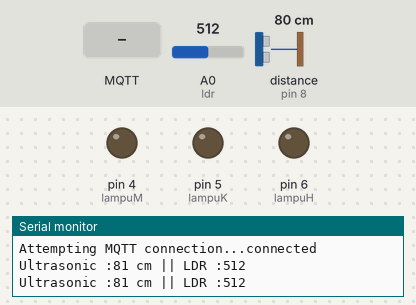
This sketch was run on a simulated Arduino Uno, built for the host (arithmetic inside an expression is 32-bit, double 64-bit). On the bench: output pins drawn as LEDs (lit = HIGH), the last lines printed to the serial monitor. The test bench sets the inputs (shaded band); at power-on: A0 (ldr) = 512, distance to the obstacle (sensor on pin 8) 80 cm. The echo pulse lasts 58.3 µs per cm; WiFi joins after 1.5 s; servers stay silent unless stated; no MQTT or app messages arrive unless stated.

Above: at 2.7 s.
2.8 s: MQTT message "1" arrives on the first subscribed topic
At 4.0 s:
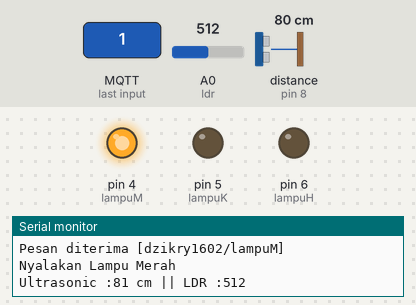
4.3 s: MQTT message "dzikry1602/lampuM" arrives on the first subscribed topic
At 5.4 s:
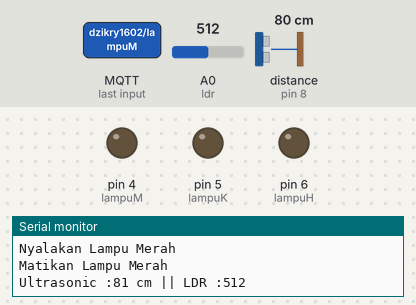
Timing chart, 0 to 7.3 s (numbered marks = the images above; inputs shaded):
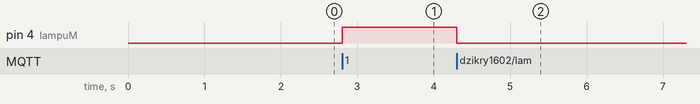

Measured:
- after the input at 2.8 s, pin 4 (lampuM): LOW → HIGH at once
- after the input at 4.3 s, pin 4 (lampuM): HIGH → LOW at once

The sketch:

WiFi_Mdolue_MQTT_Pub_dan_Sub.ino
```cpp
#include <WiFiEsp.h>
#include <WiFiEspClient.h>
#include <WiFiEspUdp.h>
#include "SoftwareSerial.h"
#include <PubSubClient.h>
#include <NewPing.h>

int lampuM  = 4;
int lampuK  = 5;
int lampuH  = 6;
int echo    = 7;
int trigger = 8;
int ldr     = A0;
int batas   = 400;

char ssid[] = "Hotspot"; // your network SSID (name)
char pass[] = "passwordhotspotnya1"; // your network password
int status = WL_IDLE_STATUS; // the Wifi radio's status
unsigned long lastSend;

// Initialize the Ethernet client object
WiFiEspClient espClient;
PubSubClient client(espClient);

SoftwareSerial Serialx(2,3); // RX, TX   //ESP8266 RX,TX connected to these pins
NewPing cm(echo, trigger, batas);

void setup() {
// initialize serial for debugging
Serial.begin(115200);
// initialize serial for ESP module
Serialx.begin(9600);
// initialize ESP module
WiFi.init(&Serialx);

pinMode(lampuM, OUTPUT);
pinMode(lampuK, OUTPUT);
pinMode(lampuH, OUTPUT);

// check for the presence of the shield
if (WiFi.status() == WL_NO_SHIELD) {
Serial.println("WiFi shield not present");
// don't continue
while (true);
}

// attempt to connect to WiFi network
while ( status != WL_CONNECTED) {
Serial.print("Attempting to connect to WPA SSID: ");
Serial.println(ssid);
// Connect to WPA/WPA2 network
status = WiFi.begin(ssid, pass);
lastSend = 0;
}

// you're connected now, so print out the data
Serial.println("You're connected to the network");

//connect to MQTT server
client.setServer("broker.hivemq.com", 1883);
client.setCallback(callback);
}

//print any message received for subscribed topic
void callback(char* topic, byte* payload, unsigned int length) {
Serial.print("Pesan diterima [");
  Serial.print(topic);
  Serial.println("] ");
  //==============================================================
  if (strcmp(topic, "dzikry1602/lampuM") == 0) //Membandingkan 2 buah String
  {
    for (int i=0;i<length;i++) {
    char receivedChar = (char)payload[i];
    if (receivedChar == '1'){
       //Jalankan Perintah1
       Serial.println("Nyalakan Lampu Merah");
       digitalWrite(lampuM, HIGH);
    }
    if (receivedChar == '0'){
       //Jalankan Perintah0
       Serial.println("Matikan Lampu Merah");
       digitalWrite(lampuM, LOW);
    }
  }
  }
  //==============================================================

}

void pushdata(){
  //Ambil Data / Baca Sensor
   int BacaJarak = cm.ping_cm();
   int BacaLDR   = analogRead(ldr);
  //POST TO SERIAL
  Serial.print("Ultrasonic :");Serial.print(BacaJarak); Serial.print(" cm || "); Serial.print("LDR :");Serial.print(BacaLDR);
  Serial.println();

  //POST TO MQTT
  client.publish("dzikry1602/ultrasonic", String(BacaJarak).c_str() ); //Convert to String
  client.publish("dzikry1602/ldr", String(BacaLDR).c_str() ); //Convert to String
}

void loop() {
// put your main code here, to run repeatedly:
if (!client.connected()) {
reconnect();
}
if ( millis() - lastSend > 1000 ) { // Update and send only after 1 seconds
    pushdata();
    lastSend = millis();
 }
client.loop();
}

void reconnect() {
// Loop until we're reconnected
while (!client.connected()) {
Serial.print("Attempting MQTT connection...");
// Attempt to connect, just a name to identify the client
if (client.connect("BonnieMichaela63")) {
Serial.println("connected");

//client.publish("outpic","Hello World");
client.subscribe("dzikry1602/lampuM",0);
client.subscribe("dzikry1602/lampuK",0);
client.subscribe("dzikry1602/lampuH",0);

} else {
  Serial.print("failed, rc=");
  Serial.print(client.state());
  Serial.println(" try again in 3 seconds");
  // Wait 5 seconds before retrying
  delay(3000);
}
}
}
```
